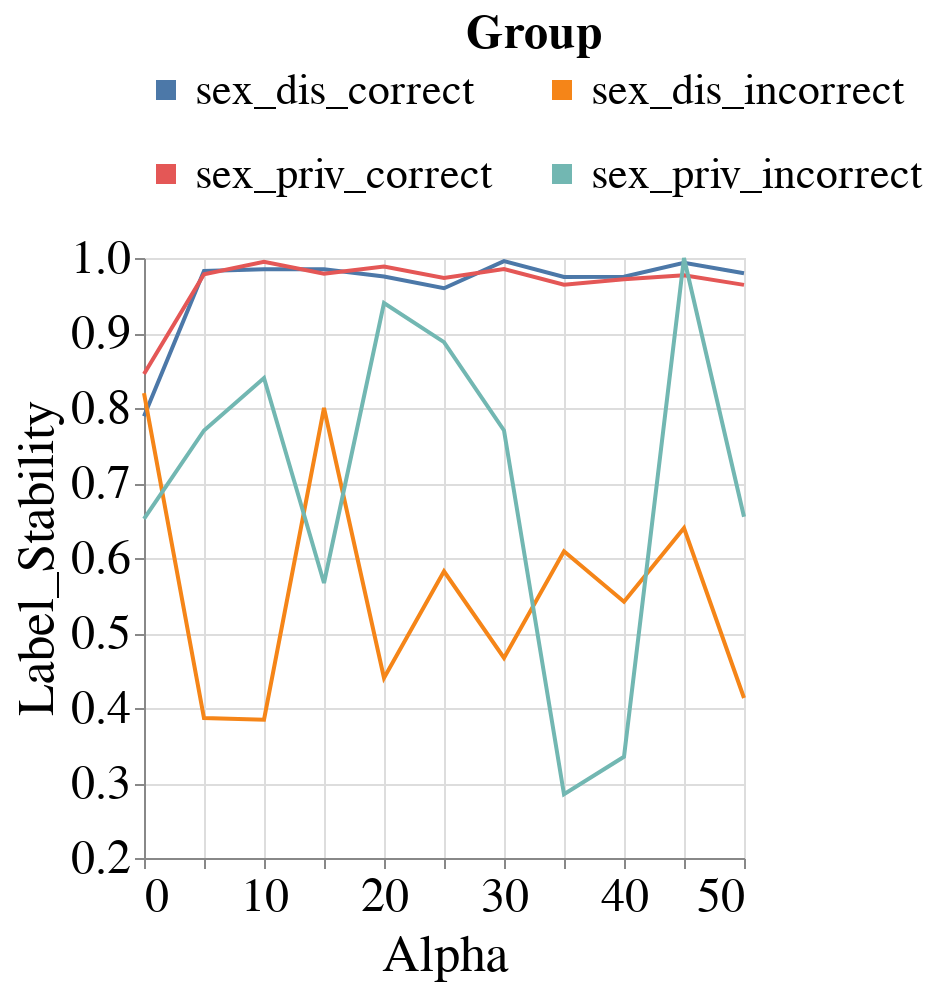

The notebook cell this image was saved under:
### Code cell
visualizer.create_line_bands_per_group_metric_plot(model_name=MODEL_NAMES[0],
                                                   group_metric='Label_Stability',
                                                   group='sex',
                                                   metric_type='subgroup')

### Figure 1 — Vega-Lite specification as saved in the notebook (floating-point values rounded to 4 significant figures; data arrays with more than 128 entries replaced by an {"elided": "..."} marker saying what was removed)
{"config": {"view": {"continuousWidth": 400, "continuousHeight": 300}, "axis": {"labelFontSize": 24, "labelFontWeight": "normal", "titleFontSize": 26, "titleFontWeight": "normal"}, "legend": {"columns": 2, "direction": "horizontal", "labelFontSize": 22, "labelLimit": 300, "orient": "top", "symbolStrokeWidth": 10, "titleAnchor": "middle", "titleFontSize": 24, "titleLimit": 300}, "title": {"fontSize": 22}}, "data": {"name": "data-fa502c739320f73c74f3af8950211f07"}, "mark": "line", "encoding": {"color": {"field": "Group", "type": "nominal"}, "x": {"field": "Intervention_Param", "title": "Alpha", "type": "quantitative"}, "y": {"aggregate": "mean", "field": "Metric_Value", "scale": {"zero": false}, "title": "Label_Stability", "type": "quantitative"}}, "height": 300, "width": 300, "$schema": "https://vega.github.io/schema/vega-lite/v4.17.0.json", "datasets": {"data-fa502c739320f73c74f3af8950211f07": {"elided": "176 records"}}}
